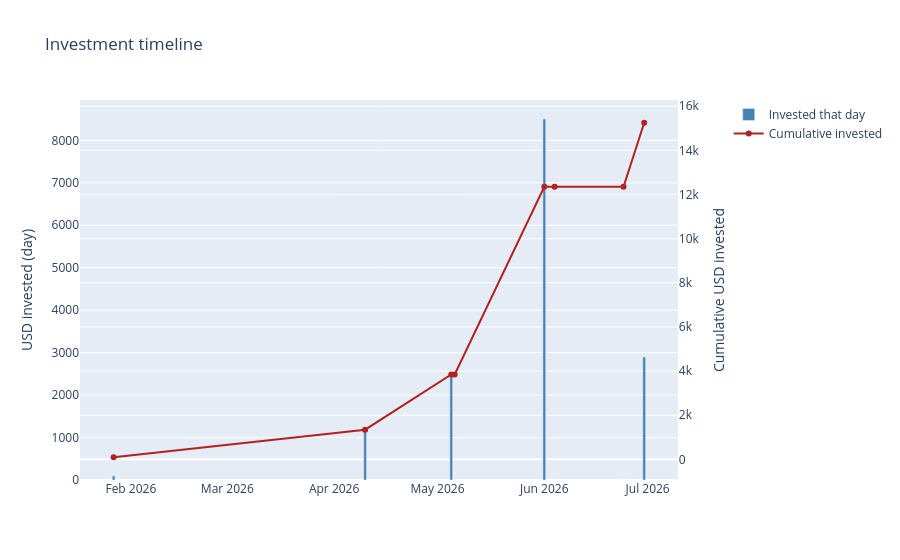

Source (notebook cell):
### Code cell
daily = transactions.daily_investment_timeline(trades)
visualization.plot_daily_investment_timeline(daily).show()

### Figure 1 — Plotly figure (JSON) as saved in the notebook; plotly's stock layout.template omitted (floating-point values rounded to 4 significant figures)
{"data": [{"customdata": [[NaN], [73.0], [25.0], [1.0], [26.0], [3.0], [20.0], [6.0]], "hovertemplate": "%{x|%Y-%m-%d}<br>Invested: $%{y:,.2f}<br>Days since prior buy: %{customdata[0]}<extra></extra>", "marker": {"color": "steelblue"}, "name": "Invested that day", "type": "bar", "x": ["2026-01-27T00:00:00", "2026-04-10T00:00:00", "2026-05-05T00:00:00", "2026-05-06T00:00:00", "2026-06-01T00:00:00", "2026-06-04T00:00:00", "2026-06-24T00:00:00", "2026-06-30T00:00:00"], "xaxis": "x", "y": [96.06, 1250.0, 2500.0, 0.29, 8503.0, 0.88, 2.45, 2900.0], "yaxis": "y"}, {"line": {"color": "firebrick"}, "mode": "lines+markers", "name": "Cumulative invested", "type": "scatter", "x": ["2026-01-27T00:00:00", "2026-04-10T00:00:00", "2026-05-05T00:00:00", "2026-05-06T00:00:00", "2026-06-01T00:00:00", "2026-06-04T00:00:00", "2026-06-24T00:00:00", "2026-06-30T00:00:00"], "xaxis": "x", "y": [96.06, 1346.0, 3846.0, 3846.0, 12350.0, 12350.0, 12350.0, 15250.0], "yaxis": "y2"}], "layout": {"hovermode": "x unified", "title": {"text": "Investment timeline"}, "xaxis": {"anchor": "y", "domain": [0.0, 0.94]}, "yaxis": {"anchor": "x", "domain": [0.0, 1.0], "title": {"text": "USD invested (day)"}}, "yaxis2": {"anchor": "x", "overlaying": "y", "side": "right", "title": {"text": "Cumulative USD invested"}}}}
